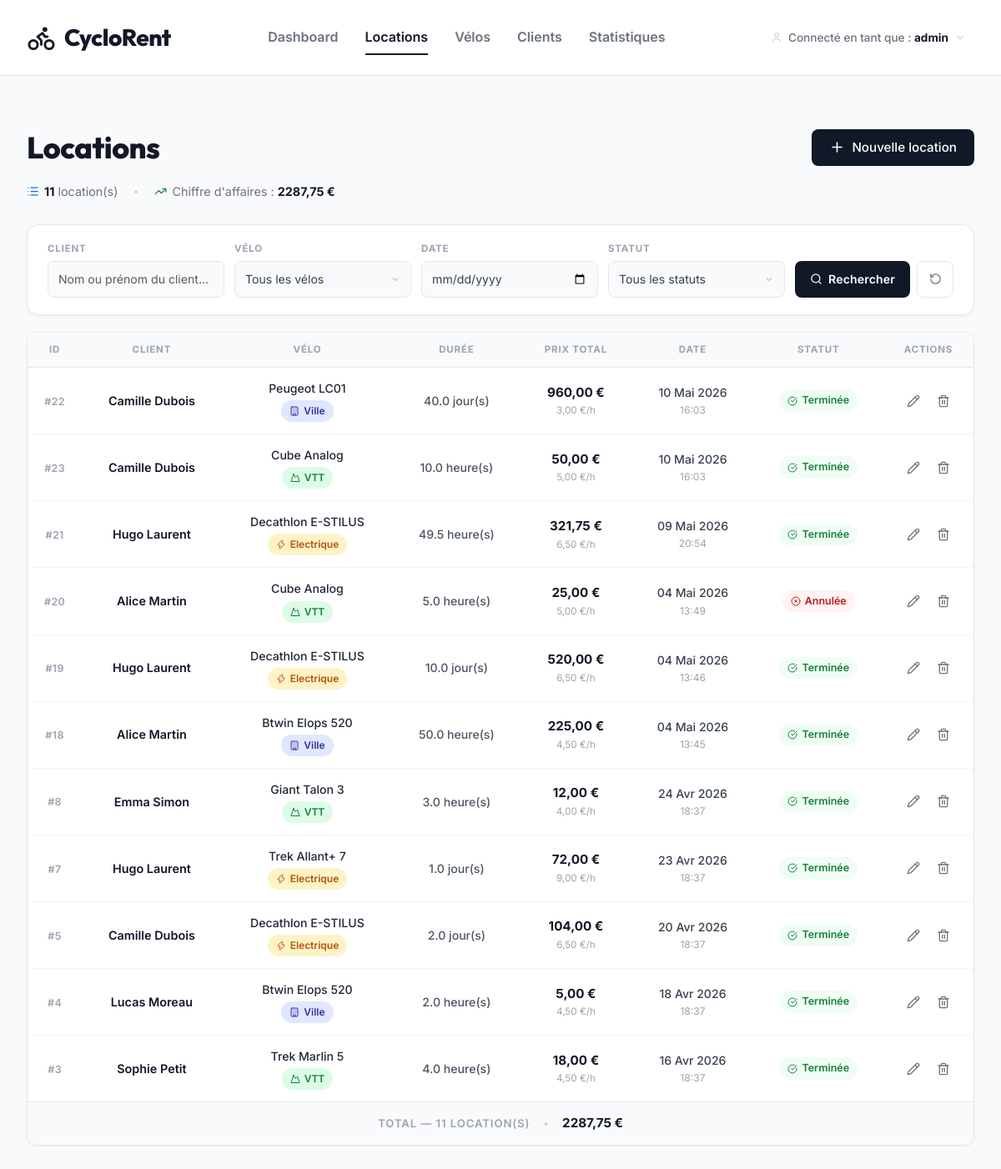
/locations/ (signed in), run on the app's committed database.
### location/models.py (models this page shows, shortened)
class Location(models.Model):
    STATUT_CHOICES = [
        ('en_cours', 'En cours'),
        ('terminee', 'Terminée'),
        ('annulee', 'Annulée'),
    ]
    DUREE_UNITE_CHOICES = [
        ('heures', 'Heures'),
        ('jours', 'Jours (8h)'),
    ]
    velo = models.ForeignKey(Velo, on_delete=models.PROTECT, verbose_name="Vélo")
    client = models.ForeignKey(Client, on_delete=models.PROTECT, verbose_name="Client")
    duree = models.DecimalField(max_digits=6, decimal_places=1, verbose_name="Durée")
    duree_unite = models.CharField(
        max_length=10,
        choices=DUREE_UNITE_CHOICES,
        default='heures',
        verbose_name="Unité de durée"
    )
    prix_total = models.DecimalField(
        max_digits=8, decimal_places=2,
        verbose_name="Prix total (€)",
        blank=True, null=True
    )
    date_location = models.DateTimeField(default=timezone.now, verbose_name="Date de location")
    date_retour = models.DateTimeField(null=True, blank=True, verbose_name="Date de retour prévue")
    statut = models.CharField(
        max_length=15,
        choices=STATUT_CHOICES,
        default='en_cours',
        verbose_name="Statut"
    )
    notes = models.TextField(blank=True, verbose_name="Notes")
    class Meta:
        verbose_name = "Location"
        verbose_name_plural = "Locations"
        ordering = ['-date_location']
    def get_duree_display_full(self):
        unite = "heure(s)" if self.duree_unite == 'heures' else "jour(s)"
        return f"{self.duree} {unite}"

class Client(models.Model):
    nom = models.CharField(max_length=100, verbose_name="Nom")
    prenom = models.CharField(max_length=100, verbose_name="Prénom")
    telephone = models.CharField(max_length=20, verbose_name="Téléphone")
    email = models.EmailField(unique=True, verbose_name="Email")
    date_inscription = models.DateField(auto_now_add=True, verbose_name="Date d'inscription")
    class Meta:
        verbose_name = "Client"
        verbose_name_plural = "Clients"
        ordering = ['nom', 'prenom']
    def __str__(self):
        return f"{self.prenom} {self.nom}"

class Velo(models.Model):
    TYPE_CHOICES = [
        ('VTT', 'VTT'),
        ('Electrique', 'Électrique'),
        ('Ville', 'Ville'),
    ]
    numero_cadre = models.CharField(max_length=50, unique=True, verbose_name="Numéro de cadre")
    modele = models.CharField(max_length=100, verbose_name="Modèle")
    type = models.CharField(max_length=20, choices=TYPE_CHOICES, verbose_name="Type")
    prix_heure = models.DecimalField(max_digits=6, decimal_places=2, verbose_name="Prix/heure (€)")
    disponible = models.BooleanField(default=True, verbose_name="Disponible")
    description = models.TextField(blank=True, verbose_name="Description")
    class Meta:
        verbose_name = "Vélo"
        verbose_name_plural = "Vélos"
        ordering = ['modele']
    def __str__(self):
        return f"{self.modele} ({self.type}) - {self.numero_cadre}"
    def get_type_icon(self):
        icons = {
            'VTT': 'mountain',
            'Electrique': 'zap',
            'Ville': 'building',
        }
        return icons.get(self.type, 'bike')

### location/views.py (the view)
# urls.py: path('locations/', views.location_list, name='location_list'),
@login_required
def location_list(request):
    locations = Location.objects.select_related('velo', 'client').all()
    form = LocationFilterForm(request.GET)
    if form.is_valid():
        q = form.cleaned_data.get('q')
        velo = form.cleaned_data.get('velo')
        date = form.cleaned_data.get('date')
        statut = form.cleaned_data.get('statut')
        if q:
            locations = locations.filter(
                Q(client__nom__icontains=q) | Q(client__prenom__icontains=q)
            )
        if velo:
            locations = locations.filter(velo=velo)
        if date:
            locations = locations.filter(date_location__date=date)
        if statut:
            locations = locations.filter(statut=statut)
    ca_total = locations.exclude(statut='annulee').aggregate(total=Sum('prix_total'))['total'] or Decimal('0.00')
    context = {
        'locations': locations,
        'filter_form': form,
        'ca_total': ca_total,
    }
    return render(request, 'location/location_list.html', context)

### location/forms.py
class LocationFilterForm(forms.Form):
    q = forms.CharField(
        required=False,
        label='Recherche client',
        widget=forms.TextInput(attrs={
            'class': 'form-control',
            'placeholder': 'Nom ou prénom du client...'
        })
    )
    velo = forms.ModelChoiceField(
        queryset=Velo.objects.all(),
        required=False,
        label='Vélo',
        empty_label='Tous les vélos',
        widget=forms.Select(attrs={'class': 'form-select'})
    )
    date = forms.DateField(
        required=False,
        label='Date',
        widget=forms.DateInput(attrs={'class': 'form-control', 'type': 'date'})
    )
    statut = forms.ChoiceField(
        required=False,
        label='Statut',
        choices=[('', 'Tous les statuts')] + Location.STATUT_CHOICES,
        widget=forms.Select(attrs={'class': 'form-select'})
    )

### location/templates/location/location_list.html (shortened to what this page needs)
{% extends 'location/base.html' %}
{% block page_title %}Locations{% endblock %}
{% block page_actions %}
<a href="{% url 'location_create' %}" class="btn btn-primary">
    <i data-lucide="plus" class="me-2"></i>Nouvelle location
</a>
{% endblock %}
{% block content %}
<div class="page-meta animate-in">
    <div class="page-meta-item">
        <i data-lucide="list" class="text-primary"></i>
        <span><span class="page-meta-value">{{ locations.count }}</span> location(s)</span>
    </div>
    <div class="page-meta-sep"></div>
    <div class="page-meta-item">
        <i data-lucide="trending-up" class="text-success"></i>
        <span>Chiffre d'affaires : <span class="page-meta-value">{{ ca_total|floatformat:2 }} €</span></span>
    </div>
</div>
<div class="filter-panel animate-in delay-1">
    <form method="get">
        <div class="filter-grid">
            <div class="filter-field">
                <span class="filter-label">Client</span>
                {{ filter_form.q }}
            </div>
            <div class="filter-field">
                <span class="filter-label">Vélo</span>
                {{ filter_form.velo }}
            </div>
            <div class="filter-field">
                <span class="filter-label">Date</span>
                {{ filter_form.date }}
            </div>
            <div class="filter-field">
                <span class="filter-label">Statut</span>
                {{ filter_form.statut }}
            </div>
            <div class="filter-actions">
                <button type="submit" class="btn-filter-search">
                    <i data-lucide="search"></i>
                    Rechercher
                </button>
                <a href="{% url 'location_list' %}" class="btn-filter-reset" title="Réinitialiser les filtres">
                    <i data-lucide="rotate-ccw"></i>
                </a>
            </div>
        </div>
    </form>
</div>
<div class="data-card animate-in delay-2">
    {% if locations %}
    <div class="table-responsive">
        <table class="loc-table">
            <thead>
                <tr>
                    <th style="width:52px;">ID</th>
                    <th>Client</th>
                    <th>Vélo</th>
                    <th>Durée</th>
                    <th>Prix total</th>
                    <th>Date</th>
                    <th>Statut</th>
                    <th style="width:100px;">Actions</th>
                </tr>
            </thead>
            <tbody>
                {% for loc in locations %}
                <tr>
                    <td class="td-center">
                        <span class="cell-id">#{{ loc.pk }}</span>
                    </td>
                    <td>
                        <a href="{% url 'client_detail' loc.client.pk %}" class="cell-client-name">
                            {{ loc.client }}
                        </a>
                    </td>
                    <td>
                        <div class="cell-velo-model">{{ loc.velo.modele }}</div>
                        <div>
                            <span class="badge-type badge-type-{{ loc.velo.type|lower }}">
                                <i data-lucide="{{ loc.velo.get_type_icon }}"></i>
                                {{ loc.velo.type }}
                            </span>
                        </div>
                    </td>
                    <td>
                        <span class="cell-duree">{{ loc.get_duree_display_full }}</span>
                    </td>
                    <td>
                        <div class="cell-price-main">{{ loc.prix_total|floatformat:2 }} €</div>
                        <div class="cell-price-rate">{{ loc.velo.prix_heure }} €/h</div>
                    </td>
                    <td class="td-center">
                        <div class="cell-date-main">{{ loc.date_location|date:"d M Y" }}</div>
                        <div class="cell-date-time">{{ loc.date_location|date:"H:i" }}</div>
                    </td>
                    <td class="td-center">
                        {% if loc.statut == 'en_cours' %}
                        <span class="status-badge status-en-cours">
                            <i data-lucide="clock"></i> En cours
                        </span>
                        {% elif loc.statut == 'terminee' %}
                        <span class="status-badge status-terminee">
                            <i data-lucide="check-circle"></i> Terminée
                        </span>
                        {% elif loc.statut == 'annulee' %}
                        <span class="status-badge status-annulee">
                            <i data-lucide="x-circle"></i> Annulée
                        </span>
                        {% endif %}
                    </td>
                    <td class="td-center">
                        <div class="action-group">
                            <a href="{% url 'location_edit' loc.pk %}" class="action-btn edit" title="Modifier">
                                <i data-lucide="pencil"></i>
                            </a>
                            <button type="button" class="action-btn delete" title="Supprimer"
                                onclick="openConfirmModal(`Supprimer la location`, `Êtes-vous sûr de vouloir supprimer définitivement cette location ?`, `{% url 'location_delete' loc.pk %}`, `Supprimer`, `btn-danger`)">
                                <i data-lucide="trash-2"></i>
                            </button>
                        </div>
                    </td>
                </tr>
                {% endfor %}
            </tbody>
            <tfoot>
                <tr>
                    <td colspan="8" style="text-align: center; padding: 14px 20px; border-top: 1px solid #e5e7eb; background: #f9fafb; font-size: 0.82rem;">
                        <span style="color: #9ca3af; font-weight: 600; text-transform: uppercase; letter-spacing: 0.07em;">Total &mdash; {{ locations.count }} location(s)</span>
                        <span style="margin: 0 12px; color: #d1d5db;">&bull;</span>
                        <span style="font-weight: 700; color: #111827; font-size: 0.95rem; white-space: nowrap;">{{ ca_total|floatformat:2 }} &euro;</span>
                    </td>
                </tr>
            </tfoot>
        </table>
    </div>
    {% endif %}
</div>
{% endblock %}

### location/templates/location/base.html (shortened to what this page needs)
{% load static %}
<!DOCTYPE html>
<html lang="fr">
<head>
    <link href="https://cdn.jsdelivr.net/npm/bootstrap@5.3.2/dist/css/bootstrap.min.css" rel="stylesheet">
</head>
<body>
{% if user.is_authenticated %}
<nav class="top-nav">
    <a href="{% url 'dashboard' %}" class="nav-brand"><i data-lucide="bike"></i> CycloRent</a>
    <div class="nav-links">
        <a href="{% url 'dashboard' %}" class="nav-link-item {% if request.resolver_match.url_name == 'dashboard' %}active{% endif %}">Dashboard</a>
        <a href="{% url 'location_list' %}" class="nav-link-item {% if 'location' in request.resolver_match.url_name %}active{% endif %}">Locations</a>
        <a href="{% url 'velo_list' %}" class="nav-link-item {% if 'velo' in request.resolver_match.url_name %}active{% endif %}">Vélos</a>
        <a href="{% url 'client_list' %}" class="nav-link-item {% if 'client' in request.resolver_match.url_name %}active{% endif %}">Clients</a>
        <a href="{% url 'statistiques' %}" class="nav-link-item {% if request.resolver_match.url_name == 'statistiques' %}active{% endif %}">Statistiques</a>
    </div>
    <div class="nav-user">
        <div class="user-trigger">
            <i data-lucide="user"></i>
            <span>Connecté en tant que : <strong>{{ request.user.get_full_name|default:request.user.username }}</strong></span>
            <i data-lucide="chevron-down"></i>
        </div>
    </div>
</nav>
{% endif %}
<main class="main-container">
    {% if user.is_authenticated %}
    <header class="page-header animate-in">
        <h1 class="page-title">
            {% if '/locations/' in request.path and 'modifier' in request.path %}
                Modifier Locations
            {% elif '/velos/' in request.path and 'modifier' in request.path %}
                Modifier un vélo
            {% elif '/velos/' in request.path and 'ajouter' in request.path %}
                Ajouter un vélo
            {% elif '/clients/' in request.path and 'modifier' in request.path %}
                Modifier un client
            {% elif '/clients/' in request.path and 'ajouter' in request.path %}
                Ajouter un client
            {% elif '/locations/nouvelle/' in request.path %}
                Nouvelle location
            {% else %}
                {% block page_title %}Dashboard{% endblock %}
            {% endif %}
        </h1>
        <div class="page-actions">
            {% block page_actions %}{% endblock %}
        </div>
    </header>
    {% endif %}
    <div class="page-content">
        {% block content %}{% endblock %}
    </div>
</main>
</body>
</html>

### location/templates/location/location_list.html (style rules this page uses)
.page-meta { display: flex; align-items: center; gap: 20px; margin-bottom: 28px; margin-top: -12px; flex-wrap: wrap; }
.page-meta-item { display: flex; align-items: center; gap: 6px; color: #6b7280; font-size: 0.9rem; }
.page-meta-item .lucide { width: 15px; height: 15px; color: #9ca3af; }
.page-meta-value { font-weight: 700; color: #111827; }
.page-meta-sep { width: 4px; height: 4px; border-radius: 50%; background: #d1d5db; }
.filter-panel { background: #ffffff; border: 1px solid #e5e7eb; border-radius: 14px; padding: 20px 24px; margin-bottom: 20px; box-shadow: 0 1px 4px rgba(0,0,0,0.05); }
.filter-grid { display: grid; grid-template-columns: 1fr 1fr 1fr 1fr auto; gap: 12px; align-items: end; }
.filter-field { display: flex; flex-direction: column; gap: 6px; }
.filter-label { font-size: 0.72rem; font-weight: 700; color: #9ca3af; text-transform: uppercase; letter-spacing: 0.07em; white-space: nowrap; }
.filter-panel .form-control, .filter-panel .form-select { height: 44px; background: #f9fafb; border: 1.5px solid #e5e7eb; border-radius: 8px; padding: 0 12px; font-size: 0.88rem; color: #374151; width: 100%; transition: border-color 0.15s, box-shadow 0.15s; box-shadow: none; -webkit-appearance: none; appearance: none; font-family: inherit; }
.filter-panel .form-select { background-repeat: no-repeat; background-position: right 12px center; padding-right: 36px; }
.filter-actions { display: flex; gap: 8px; align-items: center; height: 44px; padding-bottom: 0; }
.btn-filter-search { display: inline-flex; align-items: center; gap: 7px; background: #111827; color: #fff; border: none; border-radius: 8px; padding: 0 18px; font-size: 0.88rem; font-weight: 600; cursor: pointer; transition: background 0.15s, box-shadow 0.15s; height: 44px; white-space: nowrap; letter-spacing: 0.01em; }
.btn-filter-search .lucide { width: 15px; height: 15px; flex-shrink: 0; }
.btn-filter-reset { display: inline-flex; align-items: center; justify-content: center; background: #fff; color: #6b7280; border: 1.5px solid #e5e7eb; border-radius: 8px; width: 44px; height: 44px; flex-shrink: 0; cursor: pointer; transition: all 0.15s; text-decoration: none; }
.btn-filter-reset .lucide { width: 15px; height: 15px; }
.data-card { background: #fff; border: 1px solid #e5e7eb; border-radius: 12px; overflow: hidden; box-shadow: 0 1px 3px rgba(0,0,0,0.05); }
.loc-table tfoot tr { background: #f9fafb; border-top: 1px solid #e5e7eb; }
.loc-table tfoot td { padding: 12px 20px; font-size: 0.82rem; color: #6b7280; }

### data on the page
Location: pk "22", client "Camille Dubois", velo.modele "Peugeot LC01", velo.type "Ville", get_duree_display_full "40.0 jour(s)", prix_total "960,00", velo.prix_heure "3,00", date_location "10 Mai 2026", date_location "16:03", statut "terminee" (drawn)
Location: pk "23", client "Camille Dubois", velo.modele "Cube Analog", velo.type "VTT", get_duree_display_full "10.0 heure(s)", prix_total "50,00", velo.prix_heure "5,00", date_location "10 Mai 2026", date_location "16:03", statut "terminee" (drawn)
Location: pk "21", client "Hugo Laurent", velo.modele "Decathlon E-STILUS", velo.type "Electrique", get_duree_display_full "49.5 heure(s)", prix_total "321,75", velo.prix_heure "6,50", date_location "09 Mai 2026", date_location "20:54", statut "terminee" (drawn)
Location: pk "20", client "Alice Martin", velo.modele "Cube Analog", velo.type "VTT", get_duree_display_full "5.0 heure(s)", prix_total "25,00", velo.prix_heure "5,00", date_location "04 Mai 2026", date_location "13:49", statut "annulee" (drawn)
Location: pk "19", client "Hugo Laurent", velo.modele "Decathlon E-STILUS", velo.type "Electrique", get_duree_display_full "10.0 jour(s)", prix_total "520,00", velo.prix_heure "6,50", date_location "04 Mai 2026", date_location "13:46", statut "terminee" (drawn)
Location: pk "18", client "Alice Martin", velo.modele "Btwin Elops 520", velo.type "Ville", get_duree_display_full "50.0 heure(s)", prix_total "225,00", velo.prix_heure "4,50", date_location "04 Mai 2026", date_location "13:45", statut "terminee" (drawn)
Location: pk "8", client "Emma Simon", velo.modele "Giant Talon 3", velo.type "VTT", get_duree_display_full "3.0 heure(s)", prix_total "12,00", velo.prix_heure "4,00", date_location "24 Avr 2026", date_location "18:37", statut "terminee" (drawn)
Location: pk "7", client "Hugo Laurent", velo.modele "Trek Allant+ 7", velo.type "Electrique", get_duree_display_full "1.0 jour(s)", prix_total "72,00", velo.prix_heure "9,00", date_location "23 Avr 2026", date_location "18:37", statut "terminee" (drawn)
Location: pk "5", client "Camille Dubois", velo.modele "Decathlon E-STILUS", velo.type "Electrique", get_duree_display_full "2.0 jour(s)", prix_total "104,00", velo.prix_heure "6,50", date_location "20 Avr 2026", date_location "18:37", statut "terminee" (drawn)
Location: pk "4", client "Lucas Moreau", velo.modele "Btwin Elops 520", velo.type "Ville", get_duree_display_full "2.0 heure(s)", prix_total "5,00", velo.prix_heure "4,50", date_location "18 Avr 2026", date_location "18:37", statut "terminee" (drawn)
Location: pk "3", client "Sophie Petit", velo.modele "Trek Marlin 5", velo.type "VTT", get_duree_display_full "4.0 heure(s)", prix_total "18,00", velo.prix_heure "4,50", date_location "16 Avr 2026", date_location "18:37", statut "terminee" (drawn)

### other printed values
{{ request.user.get_full_name|default:request.user.username }} "admin"
{{ locations.count }} "11"
{{ ca_total|floatformat:2 }} "2287,75"
